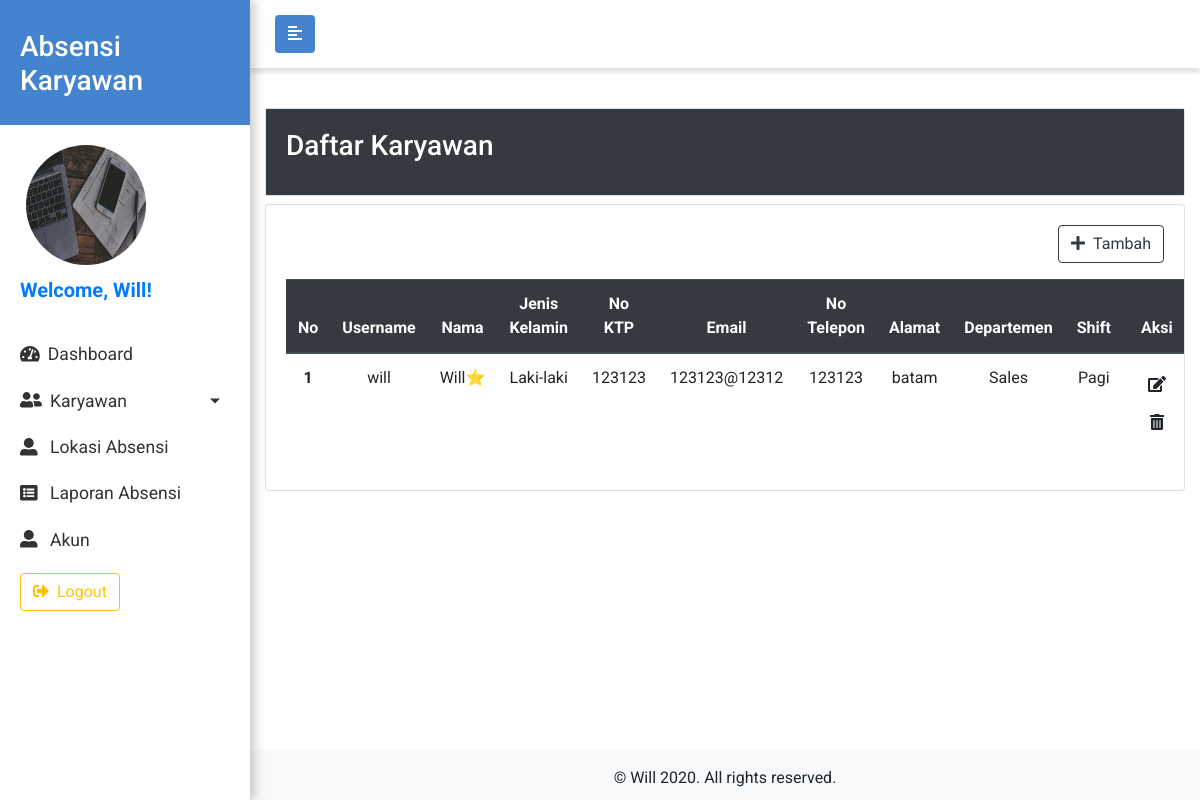
Screenshot of /admin/index.php?page=karyawan (signed in) with the database file from the repository.
### tables this page shows
CREATE TABLE `karyawan` (
  `id` int(11) NOT NULL,
  `username` varchar(100) NOT NULL,
  `password` varchar(200) NOT NULL,
  `account_type` int(11) NOT NULL,
  `nama` varchar(100) NOT NULL,
  `jenis_kelamin` char(1) NOT NULL,
  `no_telp` varchar(13) NOT NULL,
  `email` varchar(200) NOT NULL,
  `no_ktp` varchar(50) NOT NULL,
  `alamat` varchar(200) NOT NULL,
  `foto` varchar(100) NOT NULL,
  `id_shift` int(11) NOT NULL,
  `id_departemen` int(11) NOT NULL
);

CREATE TABLE `departemen` (
  `id` int(11) NOT NULL,
  `nama` varchar(100) NOT NULL,
  `kepala_dept` varchar(100) NOT NULL
);

CREATE TABLE `shift` (
  `id` int(11) NOT NULL,
  `shift` varchar(50) NOT NULL,
  `jam_mulai` varchar(8) NOT NULL,
  `jam_berhenti` varchar(8) NOT NULL
);

### admin/halaman/karyawan.php (the view, shortened to what this page needs)
<div class="row">
  <div class="col-12">
    <div class="card" style="width: 100%;">
      <div class="card-body bg-dark text-white">
        <h3 class="card-title">Daftar Karyawan</h3>
      </div>
    </div>
  </div>
</div>
<div class="row mt-2 mb-5">
  <div class="col-12">
    <div class="card" style="width: 100%;">
      <div class="card-body table-responsive">
        <?php
        $i = 1;
        $data = mysqli_query($koneksi, "SELECT K.*, S.shift, D.nama AS departemen, D.kepala_dept FROM karyawan AS K INNER JOIN shift AS S ON K.id_shift = S.id INNER JOIN departemen AS D ON K.id_departemen = D.id");
        ?>
        <a href="#" class="btn btn-outline-dark float-right mb-3 tambah-btn" data-toggle="modal" data-target="#formModal" onclick="changeType('tambah')">
          <i class="fas fa-plus mr-2"></i>Tambah
        </a>
        <table class="table table-hover text-center">
          <thead class="thead-dark">
            <tr>
              <th scope="col">No</th>
              <th scope="col">Username</th>
              <th scope="col">Nama</th>
              <th scope="col">Jenis Kelamin</th>
              <th scope="col">No KTP</th>
              <th scope="col">Email</th>
              <th scope="col">No Telepon</th>
              <th scope="col">Alamat</th>
              <th scope="col">Departemen</th>
              <th scope="col">Shift</th>
              <th scope="col">Aksi</th>
            </tr>
          </thead>
          <tbody>
            <?php
            while ($d = mysqli_fetch_assoc($data)) :
            ?>
              <tr>
                <th scope="row"><?= $i ?></th>
                <td><?php echo $d["username"] ?></td>
                <td>
                  <?php
                  if ($d["nama"] == $d["kepala_dept"]) {
                    echo $d["nama"] . "⭐";
                  } else {
                    echo $d["nama"];
                  }
                  ?>
                </td>
                <td><?php
                    switch ($d["jenis_kelamin"]) {
                      case "L":
                        echo "Laki-laki";
                        break;
                    }
                    ?></td>
                <td><?php echo $d["no_ktp"] ?></td>
                <td><?php echo $d["email"] ?></td>
                <td><?php echo $d["no_telp"] ?></td>
                <td><?php echo $d["alamat"] ?></td>
                <td><?php echo $d["departemen"] ?></td>
                <td><?php echo $d["shift"] ?></td>
                <td>
                  <a href="" class="btn edit-btn" data-id="<?php echo $d["id"]; ?>" data-toggle="modal" data-target="#formModal" onclick="changeType('ubah');">
                    <i class="fas fa-edit"></i>
                  </a>
                  <a href="" class="btn hapus-btn" data-id="<?php echo $d["id"]; ?>">
                    <i class="fas fa-trash-alt"></i>
                  </a>
                </td>
              </tr>
            <?php
              $i++;
            endwhile;
            ?>
          </tbody>
        </table>
      </div>
    </div>
  </div>
</div>

### admin/index.php (shortened to what this page needs)
<?php
require('../koneksi.php');
if (isset($_GET["page"])) {
  $page = $_GET["page"];
} else {
  $page = "dashboard";
}
$id = $_SESSION["id"];
$nama = $_SESSION["name"];
?>
<!DOCTYPE html>
<html lang="en">
<head>
  <link href="https://stackpath.bootstrapcdn.com/font-awesome/4.7.0/css/font-awesome.min.css" rel="stylesheet">
  <link rel="stylesheet" href="https://stackpath.bootstrapcdn.com/bootstrap/4.4.1/css/bootstrap.min.css">
  <link rel="stylesheet" href="../css/style.css">
  <link rel="stylesheet" href="https://cdnjs.cloudflare.com/ajax/libs/tempusdominus-bootstrap-4/5.0.0-alpha14/css/tempusdominus-bootstrap-4.min.css" />
</head>
<body>
  <div class="wrapper">
    <nav id="sidebar">
      <div class="sidebar-header">
        <h3>Absensi Karyawan</h3>
      </div>
      <ul class="list-unstyled components">
        <?php
        $data = mysqli_query($koneksi, "SELECT foto FROM karyawan WHERE id = $id");
        $d = mysqli_fetch_assoc($data);
        ?>
        <img src="../img/uploaded_img/<?= $d["foto"] ?>" class="rounded-circle ml-3" width="120px" height="120px">
        <p class="lead text-primary font-weight-bold">Welcome, <?php echo $nama; ?>!</p>
        <li class="active">
          <a href="index.php?page=dashboard"> <i class="fas fa-tachometer-alt mr-2"></i>Dashboard</a>
        </li>
        <li class="active">
          <a href="#karyawanSubMenu" data-toggle="collapse" aria-expanded="false" class="dropdown-toggle"> <i class="fas fa-user-friends mr-2"></i>Karyawan</a>
        </li>
        <li>
          <a href="index.php?page=lokasi"><i class="fas fa-user-alt mr-2"></i> Lokasi Absensi</a>
        </li>
        <li>
          <a href="index.php?page=absensi"><i class="fas fa-list-alt mr-2"></i> Laporan Absensi</a>
        </li>
        <li>
          <a href="index.php?page=akun"><i class="fas fa-user-alt mr-2"></i> Akun</a>
        </li>
        <li class="nav-item">
          <a class="nav-link" href="../logout.php">
            <button class="btn btn-outline-warning"><i class="fas fa-sign-out-alt mr-2"></i>Logout</button>
          </a>
        </li>
      </ul>
    </nav>
    <div id="content">
      <nav class="navbar navbar-toggle navbar-expand-lg navbar-light bg-light">
        <div class="container-fluid">
          <button type="button" id="sidebarCollapse" class="btn btn-toggle">
            <i class="fas fa-align-left"></i>
          </button>
        </div>
      </nav>
      <div class="container-fluid">
        <?php
        switch ($page) {
          case "karyawan":
            include "halaman/karyawan.php";
            break;
        }
        ?>
      </div>
      <footer class="text-center py-3 bg-light">
        &copy; Will 2020. All rights reserved.
      </footer>
    </div>
  </div>
</body>
</html>

### css/style.css (style rules this page uses)
* { padding: 0; margin: 0; box-sizing: border-box; }
html { position: relative; min-height: 100%; }
body { width: 100%; height: 100%; font-family: 'Roboto', sans-serif; }
a { text-decoration: none !important; color: #333; }
.navbar { background-color: #4484ce !important; color: white; }
footer { position: absolute; left: 0; bottom: 0; height: 50px; width: 100%; overflow: hidden; }
.navbar-toggle { padding: 15px 10px; background: #fff !important; border: none; border-radius: 0; margin-bottom: 40px; box-shadow: 0px 5px 3px rgba(0, 0, 0, 0.1); }
.btn-toggle { background: #4484ce; color: white; }
.wrapper { display: flex; width: 100%; }
#sidebar { width: 250px; position: fixed; top: 0; left: 0; height: 100vh; z-index: 999; background: white; color: white; transition: all 0.3s; box-shadow: 5px 0px 10px rgba(0, 0, 0, 0.2); }
#sidebar .sidebar-header { padding: 30px 20px 20px 20px; background: #4484ce; }
#sidebar ul.components { padding: 20px 10px; }
#sidebar ul p { color: #fff; padding: 10px; }
#sidebar ul li a { padding: 10px; font-size: 1.1em; display: block; }
#sidebar ul li.active>a, a[aria-expanded="true"] { color: #333; background: white; }
a[data-toggle="collapse"] { position: relative; }
.dropdown-toggle::after { display: block; position: absolute; top: 50%; right: 20px; transform: translateY(-50%); }
#content { width: calc(100% - 250px); min-height: 100vh; transition: all 0.3s; position: absolute; top: 0; right: 0; }

### rows the page displays
karyawan: foto (picture), username "will", nama "Will", jenis_kelamin "Laki-laki", no_ktp "123123", email "123123@12312", no_telp "123123", alamat "batam", id_departemen.nama "Sales", id_shift.shift "Pagi"

### other values shown
$nama "Will"
